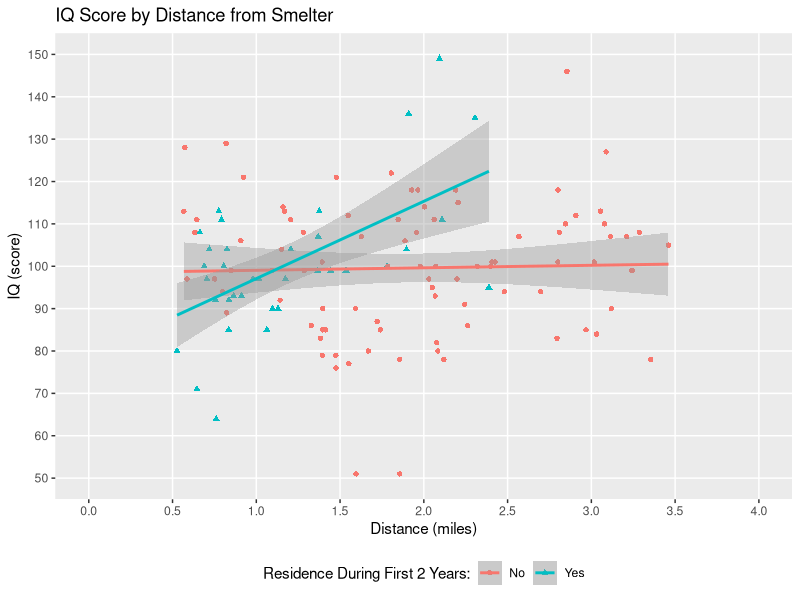

This figure's R source:
library(tidyverse)

setwd("C:/Users/froelijo/dev/methods1/hw10")
lead = read.csv('lead2.csv')

# Part A
fit1 = lm(iq ~ miles + first2y + miles * first2y, data = lead)
fit1$coefficients

# Part B
summary(fit1)$coefficients[4, 4]

# Part C
fit1$coefficients

# Part D
fit1$coefficients

# Part E
lead$first2y = if_else(lead$first2y == 1, "Yes", "No")

ggplot(lead, aes(miles, iq, shape = factor(first2y), color = factor(first2y))) +
  geom_point() +
  geom_smooth(formula = y ~ x, method = "lm", aes(color = factor(first2y))) +
  ggtitle("IQ Score by Distance from Smelter") +
  xlab("Distance (miles)") +
  ylab("IQ (score)") +
  scale_x_continuous(breaks = seq(0, 4, 0.5), limits = c(0, 4), minor_breaks = FALSE) +
  scale_y_continuous(breaks = seq(50, 150, 10), limits = c(50, 150), minor_breaks = FALSE) +
  labs(shape = "Residence During First 2 Years:", color = "Residence During First 2 Years:") +
  theme(legend.position = "bottom")

# Part F
fit1$coefficients[2]

# Part G
fit1$coefficients[3]
